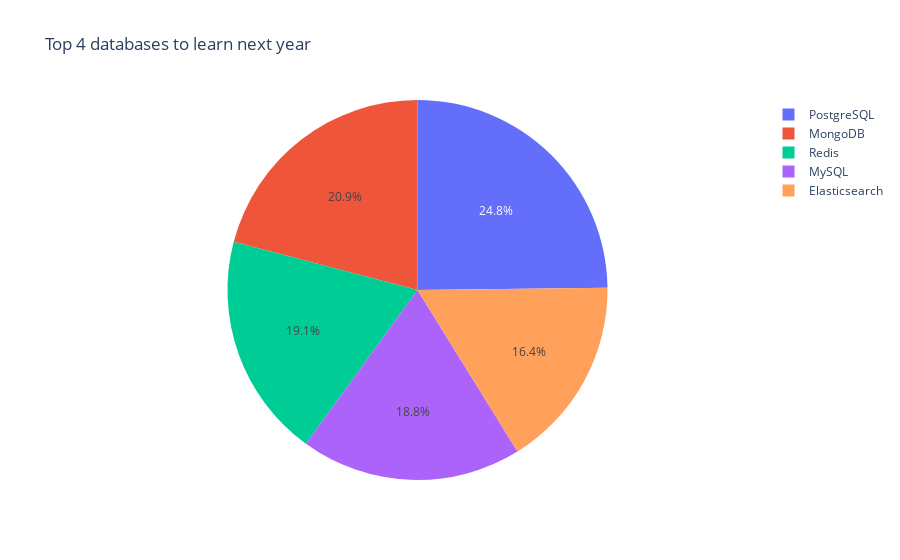

Notebook source saved alongside this figure:
### Markdown cell above
Create a pie chart of the top 5 databases that respondents wish to learn next year. Label the pie chart with database names. Display percentages of each database on the pie chart.

### Code cell
# your code goes here
QUERY = """ 
SELECT DatabaseDesireNextYear, COUNT(*) as count 
from DatabaseDesireNextYear 
group by DatabaseDesireNextYear 
order by count(DatabaseDesireNextYear) DESC LIMIT 5 
""" 
df=pd.read_sql_query(QUERY,conn)  
fig = px.pie(df, values = "count", names = "DatabaseDesireNextYear", title = "Top 4 databases to learn next year")
fig.show()

### Figure 1 — Plotly figure (JSON) as saved in the notebook; plotly's stock layout.template omitted (floating-point values rounded to 4 significant figures)
{"data": [{"domain": {"x": [0, 1], "y": [0, 1]}, "hovertemplate": "DatabaseDesireNextYear=%{label}<br>count=%{value}<extra></extra>", "labels": ["PostgreSQL", "MongoDB", "Redis", "MySQL", "Elasticsearch"], "legendgroup": "", "name": "", "showlegend": true, "type": "pie", "values": [4328, 3649, 3331, 3281, 2856]}], "layout": {"autosize": true, "legend": {"tracegroupgap": 0}, "title": {"text": "Top 4 databases to learn next year"}}}
